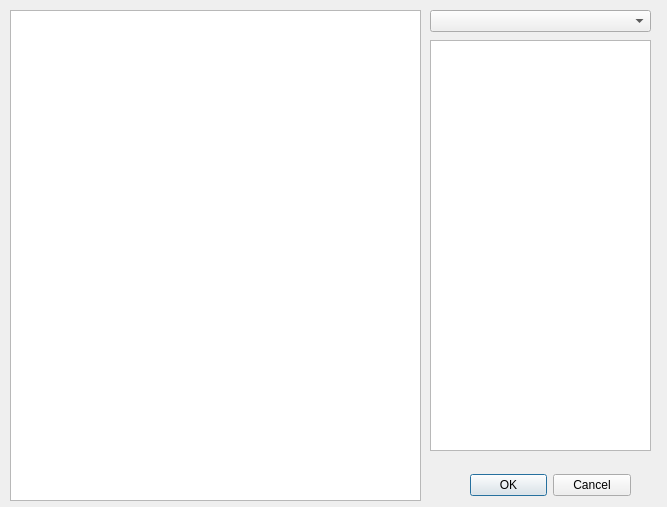
<?xml version="1.0" encoding="UTF-8"?>
<ui version="4.0">
 <class>SpotguideShowImageDlgDesign</class>
 <widget class="QDialog" name="SpotguideShowImageDlgDesign">
  <property name="geometry">
   <rect>
    <x>0</x>
    <y>0</y>
    <width>667</width>
    <height>507</height>
   </rect>
  </property>
  <property name="windowTitle">
   <string>Spotguide Image</string>
  </property>
  <widget class="QSplitter" name="splitter">
   <property name="geometry">
    <rect>
     <x>470</x>
     <y>470</y>
     <width>161</width>
     <height>31</height>
    </rect>
   </property>
   <property name="orientation">
    <enum>Qt::Horizontal</enum>
   </property>
   <widget class="QDialogButtonBox" name="button_box">
    <property name="orientation">
     <enum>Qt::Horizontal</enum>
    </property>
    <property name="standardButtons">
     <set>QDialogButtonBox::Cancel|QDialogButtonBox::Ok</set>
    </property>
   </widget>
  </widget>
  <widget class="QGraphicsView" name="graphicsViewShowImage">
   <property name="geometry">
    <rect>
     <x>10</x>
     <y>10</y>
     <width>411</width>
     <height>491</height>
    </rect>
   </property>
  </widget>
  <widget class="QTextEdit" name="textEditFeatureInfo">
   <property name="geometry">
    <rect>
     <x>430</x>
     <y>40</y>
     <width>221</width>
     <height>411</height>
    </rect>
   </property>
   <property name="readOnly">
    <bool>true</bool>
   </property>
  </widget>
  <widget class="QComboBox" name="comboBoxSelectLink">
   <property name="geometry">
    <rect>
     <x>430</x>
     <y>10</y>
     <width>221</width>
     <height>22</height>
    </rect>
   </property>
  </widget>
 </widget>
 <resources/>
 <connections>
  <connection>
   <sender>button_box</sender>
   <signal>accepted()</signal>
   <receiver>SpotguideShowImageDlgDesign</receiver>
   <slot>accept()</slot>
   <hints>
    <hint type="sourcelabel">
     <x>20</x>
     <y>20</y>
    </hint>
    <hint type="destinationlabel">
     <x>20</x>
     <y>20</y>
    </hint>
   </hints>
  </connection>
  <connection>
   <sender>button_box</sender>
   <signal>rejected()</signal>
   <receiver>SpotguideShowImageDlgDesign</receiver>
   <slot>reject()</slot>
   <hints>
    <hint type="sourcelabel">
     <x>20</x>
     <y>20</y>
    </hint>
    <hint type="destinationlabel">
     <x>20</x>
     <y>20</y>
    </hint>
   </hints>
  </connection>
 </connections>
</ui>
